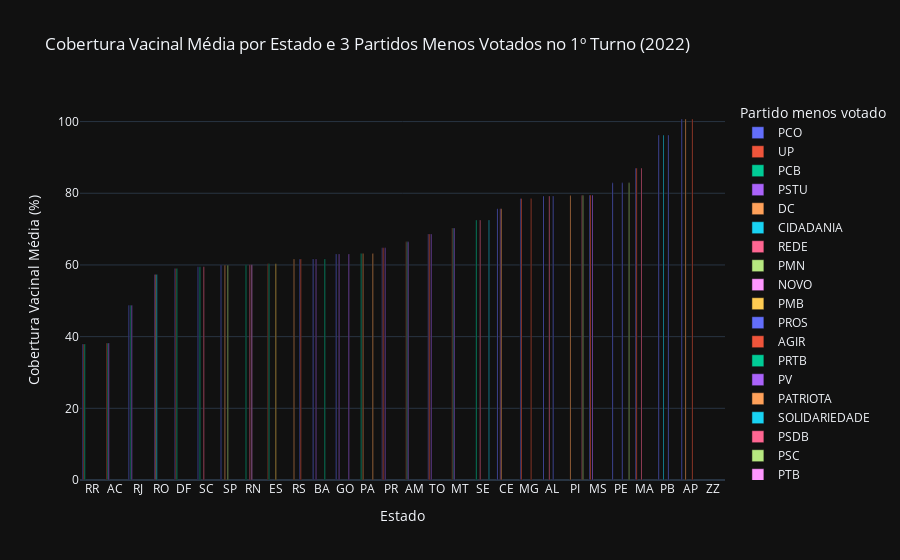

This figure's notebook cell:
### Code cell
# 1. Média de cobertura vacinal por estado
media_vacinal_estado = vacina.groupby('UF')['COBERTURA_VACINAL'].mean().reset_index()
media_vacinal_estado.rename(columns={'COBERTURA_VACINAL': 'media_cobertura_vacinal'}, inplace=True)

# 2. Filtrar apenas 1º turno
votacao_1t = votacao[votacao['TURNO'] == 1]

# 3. Agrupar votos por estado e partido
votos_estado = votacao_1t.groupby(['UF', 'SG_PARTIDO'])['QT_VOTOS_NOMINAIS_VALIDOS'].sum().reset_index()

# 4. Obter os 3 partidos menos votados por estado
votos_estado['rank'] = votos_estado.groupby('UF')['QT_VOTOS_NOMINAIS_VALIDOS'].rank(method='first')
partidos_menos_votados = votos_estado.groupby('UF').apply(lambda x: x.nsmallest(3, 'QT_VOTOS_NOMINAIS_VALIDOS')).reset_index(drop=True)

# 5. Juntar com a média de cobertura vacinal por estado
dados_plot = pd.merge(partidos_menos_votados, media_vacinal_estado, on='UF', how='left')

# 6. Ordenar por cobertura vacinal
dados_plot_sorted = dados_plot.sort_values('media_cobertura_vacinal')

# 7. Gráfico
import plotly.express as px

fig = px.bar(
    dados_plot_sorted,
    x='UF',
    y='media_cobertura_vacinal',
    color='SG_PARTIDO',
    hover_data=['QT_VOTOS_NOMINAIS_VALIDOS'],
    labels={
        'UF': 'Estado',
        'media_cobertura_vacinal': 'Cobertura Vacinal Média (%)',
        'SG_PARTIDO': 'Partido menos votado'
    },
    title='Cobertura Vacinal Média por Estado e 3 Partidos Menos Votados no 1º Turno (2022)',
    barmode='group'  # Mostra os 3 partidos lado a lado por estado
)

fig.update_layout(xaxis={'categoryorder': 'array', 'categoryarray': dados_plot_sorted['UF'].unique()})
fig.show()

### Figure 1 — Plotly figure (JSON) as saved in the notebook; plotly's stock layout.template omitted (floating-point values rounded to 4 significant figures)
{"data": [{"alignmentgroup": "True", "customdata": [[0], [0], [1201], [0], [9901], [0], [56], [5695], [0], [128], [3831], [74], [0], [0], [92], [0], [0]], "hovertemplate": "Partido menos votado=PCO<br>Estado=%{x}<br>Cobertura Vacinal Média (%)=%{y}<br>QT_VOTOS_NOMINAIS_VALIDOS=%{customdata[0]}<extra></extra>", "legendgroup": "PCO", "marker": {"color": "#636efa", "pattern": {"shape": ""}}, "name": "PCO", "offsetgroup": "PCO", "orientation": "v", "showlegend": true, "textposition": "auto", "x": ["RR", "RJ", "DF", "SC", "SP", "BA", "GO", "PR", "TO", "CE", "MG", "AL", "MS", "PE", "MA", "PB", "AP"], "xaxis": "x", "y": [37.98, 48.74, 59.03, 59.51, 59.88, 61.68, 63.03, 64.81, 68.6, 75.71, 78.54, 79.24, 79.48, 82.91, 87.04, 96.25, 100.7], "yaxis": "y", "type": "bar"}, {"alignmentgroup": "True", "customdata": [[59], [64], [3837], [672], [2089], [484], [129], [366], [32257], [350], [630], [319]], "hovertemplate": "Partido menos votado=UP<br>Estado=%{x}<br>Cobertura Vacinal Média (%)=%{y}<br>QT_VOTOS_NOMINAIS_VALIDOS=%{customdata[0]}<extra></extra>", "legendgroup": "UP", "marker": {"color": "#EF553B", "pattern": {"shape": ""}}, "name": "UP", "offsetgroup": "UP", "orientation": "v", "showlegend": true, "textposition": "auto", "x": ["RR", "AC", "DF", "ES", "PR", "AM", "TO", "MT", "MG", "MS", "MA", "ZZ"], "xaxis": "x", "y": [37.98, 38.21, 59.03, 60.34, 64.81, 66.45, 68.6, 70.29, 78.54, 79.48, 87.04, NaN], "yaxis": "y", "type": "bar"}, {"alignmentgroup": "True", "customdata": [[64], [144], [30384], [2049], [1812], [606], [683], [920], [476], [406], [364]], "hovertemplate": "Partido menos votado=PCB<br>Estado=%{x}<br>Cobertura Vacinal Média (%)=%{y}<br>QT_VOTOS_NOMINAIS_VALIDOS=%{customdata[0]}<extra></extra>", "legendgroup": "PCB", "marker": {"color": "#00cc96", "pattern": {"shape": ""}}, "name": "PCB", "offsetgroup": "PCB", "orientation": "v", "showlegend": true, "textposition": "auto", "x": ["RR", "AC", "RJ", "DF", "SC", "RN", "ES", "PA", "AM", "MT", "SE"], "xaxis": "x", "y": [37.98, 38.21, 48.74, 59.03, 59.51, 60.05, 60.34, 63.19, 66.45, 70.29, 72.53], "yaxis": "y", "type": "bar"}, {"alignmentgroup": "True", "customdata": [[77], [36978], [139], [1148], [498], [6305], [393], [90], [250], [2224], [222]], "hovertemplate": "Partido menos votado=PSTU<br>Estado=%{x}<br>Cobertura Vacinal Média (%)=%{y}<br>QT_VOTOS_NOMINAIS_VALIDOS=%{customdata[0]}<extra></extra>", "legendgroup": "PSTU", "marker": {"color": "#ab63fa", "pattern": {"shape": ""}}, "name": "PSTU", "offsetgroup": "PSTU", "orientation": "v", "showlegend": true, "textposition": "auto", "x": ["AC", "RJ", "RO", "BA", "GO", "PR", "AM", "TO", "MT", "CE", "MS"], "xaxis": "x", "y": [38.21, 48.74, 57.35, 61.68, 63.03, 64.81, 66.45, 68.6, 70.29, 75.71, 79.48], "yaxis": "y", "type": "bar"}, {"alignmentgroup": "True", "customdata": [[111], [43782], [4233], [1141], [416], [150], [62], [258]], "hovertemplate": "Partido menos votado=DC<br>Estado=%{x}<br>Cobertura Vacinal Média (%)=%{y}<br>QT_VOTOS_NOMINAIS_VALIDOS=%{customdata[0]}<extra></extra>", "legendgroup": "DC", "marker": {"color": "#FFA15A", "pattern": {"shape": ""}}, "name": "DC", "offsetgroup": "DC", "orientation": "v", "showlegend": true, "textposition": "auto", "x": ["RO", "SP", "RS", "PA", "CE", "PI", "AP", "ZZ"], "xaxis": "x", "y": [57.35, 59.88, 61.65, 63.19, 75.71, 79.34, 100.7, NaN], "yaxis": "y", "type": "bar"}, {"alignmentgroup": "True", "customdata": [[0], [0]], "hovertemplate": "Partido menos votado=CIDADANIA<br>Estado=%{x}<br>Cobertura Vacinal Média (%)=%{y}<br>QT_VOTOS_NOMINAIS_VALIDOS=%{customdata[0]}<extra></extra>", "legendgroup": "CIDADANIA", "marker": {"color": "#19d3f3", "pattern": {"shape": ""}}, "name": "CIDADANIA", "offsetgroup": "CIDADANIA", "orientation": "v", "showlegend": true, "textposition": "auto", "x": ["RO", "PB"], "xaxis": "x", "y": [57.35, 96.25], "yaxis": "y", "type": "bar"}, {"alignmentgroup": "True", "customdata": [[2532], [636], [543], [0], [1998]], "hovertemplate": "Partido menos votado=REDE<br>Estado=%{x}<br>Cobertura Vacinal Média (%)=%{y}<br>QT_VOTOS_NOMINAIS_VALIDOS=%{customdata[0]}<extra></extra>", "legendgroup": "REDE", "marker": {"color": "#FF6692", "pattern": {"shape": ""}}, "name": "REDE", "offsetgroup": "REDE", "orientation": "v", "showlegend": true, "textposition": "auto", "x": ["SC", "RN", "SE", "AL", "MA"], "xaxis": "x", "y": [59.51, 60.05, 72.53, 79.24, 87.04], "yaxis": "y", "type": "bar"}, {"alignmentgroup": "True", "customdata": [[35874]], "hovertemplate": "Partido menos votado=PMN<br>Estado=%{x}<br>Cobertura Vacinal Média (%)=%{y}<br>QT_VOTOS_NOMINAIS_VALIDOS=%{customdata[0]}<extra></extra>", "legendgroup": "PMN", "marker": {"color": "#B6E880", "pattern": {"shape": ""}}, "name": "PMN", "offsetgroup": "PMN", "orientation": "v", "showlegend": true, "textposition": "auto", "x": ["SP"], "xaxis": "x", "y": [59.88], "yaxis": "y", "type": "bar"}, {"alignmentgroup": "True", "customdata": [[2937]], "hovertemplate": "Partido menos votado=NOVO<br>Estado=%{x}<br>Cobertura Vacinal Média (%)=%{y}<br>QT_VOTOS_NOMINAIS_VALIDOS=%{customdata[0]}<extra></extra>", "legendgroup": "NOVO", "marker": {"color": "#FF97FF", "pattern": {"shape": ""}}, "name": "NOVO", "offsetgroup": "NOVO", "orientation": "v", "showlegend": true, "textposition": "auto", "x": ["RN"], "xaxis": "x", "y": [60.05], "yaxis": "y", "type": "bar"}, {"alignmentgroup": "True", "customdata": [[1083]], "hovertemplate": "Partido menos votado=PMB<br>Estado=%{x}<br>Cobertura Vacinal Média (%)=%{y}<br>QT_VOTOS_NOMINAIS_VALIDOS=%{customdata[0]}<extra></extra>", "legendgroup": "PMB", "marker": {"color": "#FECB52", "pattern": {"shape": ""}}, "name": "PMB", "offsetgroup": "PMB", "orientation": "v", "showlegend": true, "textposition": "auto", "x": ["ES"], "xaxis": "x", "y": [60.34], "yaxis": "y", "type": "bar"}, {"alignmentgroup": "True", "customdata": [[778], [0], [690], [305]], "hovertemplate": "Partido menos votado=PROS<br>Estado=%{x}<br>Cobertura Vacinal Média (%)=%{y}<br>QT_VOTOS_NOMINAIS_VALIDOS=%{customdata[0]}<extra></extra>", "legendgroup": "PROS", "marker": {"color": "#636efa", "pattern": {"shape": ""}}, "name": "PROS", "offsetgroup": "PROS", "orientation": "v", "showlegend": true, "textposition": "auto", "x": ["RS", "AL", "PE", "PB"], "xaxis": "x", "y": [61.65, 79.24, 82.91, 96.25], "yaxis": "y", "type": "bar"}, {"alignmentgroup": "True", "customdata": [[106], [5422], [44]], "hovertemplate": "Partido menos votado=AGIR<br>Estado=%{x}<br>Cobertura Vacinal Média (%)=%{y}<br>QT_VOTOS_NOMINAIS_VALIDOS=%{customdata[0]}<extra></extra>", "legendgroup": "AGIR", "marker": {"color": "#EF553B", "pattern": {"shape": ""}}, "name": "AGIR", "offsetgroup": "AGIR", "orientation": "v", "showlegend": true, "textposition": "auto", "x": ["RS", "MG", "AP"], "xaxis": "x", "y": [61.65, 78.54, 100.7], "yaxis": "y", "type": "bar"}, {"alignmentgroup": "True", "customdata": [[7523]], "hovertemplate": "Partido menos votado=PRTB<br>Estado=%{x}<br>Cobertura Vacinal Média (%)=%{y}<br>QT_VOTOS_NOMINAIS_VALIDOS=%{customdata[0]}<extra></extra>", "legendgroup": "PRTB", "marker": {"color": "#00cc96", "pattern": {"shape": ""}}, "name": "PRTB", "offsetgroup": "PRTB", "orientation": "v", "showlegend": true, "textposition": "auto", "x": ["BA"], "xaxis": "x", "y": [61.68], "yaxis": "y", "type": "bar"}, {"alignmentgroup": "True", "customdata": [[2235]], "hovertemplate": "Partido menos votado=PV<br>Estado=%{x}<br>Cobertura Vacinal Média (%)=%{y}<br>QT_VOTOS_NOMINAIS_VALIDOS=%{customdata[0]}<extra></extra>", "legendgroup": "PV", "marker": {"color": "#ab63fa", "pattern": {"shape": ""}}, "name": "PV", "offsetgroup": "PV", "orientation": "v", "showlegend": true, "textposition": "auto", "x": ["GO"], "xaxis": "x", "y": [63.03], "yaxis": "y", "type": "bar"}, {"alignmentgroup": "True", "customdata": [[139]], "hovertemplate": "Partido menos votado=PATRIOTA<br>Estado=%{x}<br>Cobertura Vacinal Média (%)=%{y}<br>QT_VOTOS_NOMINAIS_VALIDOS=%{customdata[0]}<extra></extra>", "legendgroup": "PATRIOTA", "marker": {"color": "#FFA15A", "pattern": {"shape": ""}}, "name": "PATRIOTA", "offsetgroup": "PATRIOTA", "orientation": "v", "showlegend": true, "textposition": "auto", "x": ["PA"], "xaxis": "x", "y": [63.19], "yaxis": "y", "type": "bar"}, {"alignmentgroup": "True", "customdata": [[1613]], "hovertemplate": "Partido menos votado=SOLIDARIEDADE<br>Estado=%{x}<br>Cobertura Vacinal Média (%)=%{y}<br>QT_VOTOS_NOMINAIS_VALIDOS=%{customdata[0]}<extra></extra>", "legendgroup": "SOLIDARIEDADE", "marker": {"color": "#19d3f3", "pattern": {"shape": ""}}, "name": "SOLIDARIEDADE", "offsetgroup": "SOLIDARIEDADE", "orientation": "v", "showlegend": true, "textposition": "auto", "x": ["SE"], "xaxis": "x", "y": [72.53], "yaxis": "y", "type": "bar"}, {"alignmentgroup": "True", "customdata": [[0]], "hovertemplate": "Partido menos votado=PSDB<br>Estado=%{x}<br>Cobertura Vacinal Média (%)=%{y}<br>QT_VOTOS_NOMINAIS_VALIDOS=%{customdata[0]}<extra></extra>", "legendgroup": "PSDB", "marker": {"color": "#FF6692", "pattern": {"shape": ""}}, "name": "PSDB", "offsetgroup": "PSDB", "orientation": "v", "showlegend": true, "textposition": "auto", "x": ["PI"], "xaxis": "x", "y": [79.34], "yaxis": "y", "type": "bar"}, {"alignmentgroup": "True", "customdata": [[0], [5228]], "hovertemplate": "Partido menos votado=PSC<br>Estado=%{x}<br>Cobertura Vacinal Média (%)=%{y}<br>QT_VOTOS_NOMINAIS_VALIDOS=%{customdata[0]}<extra></extra>", "legendgroup": "PSC", "marker": {"color": "#B6E880", "pattern": {"shape": ""}}, "name": "PSC", "offsetgroup": "PSC", "orientation": "v", "showlegend": true, "textposition": "auto", "x": ["PI", "PE"], "xaxis": "x", "y": [79.34, 82.91], "yaxis": "y", "type": "bar"}, {"alignmentgroup": "True", "customdata": [[344]], "hovertemplate": "Partido menos votado=PTB<br>Estado=%{x}<br>Cobertura Vacinal Média (%)=%{y}<br>QT_VOTOS_NOMINAIS_VALIDOS=%{customdata[0]}<extra></extra>", "legendgroup": "PTB", "marker": {"color": "#FF97FF", "pattern": {"shape": ""}}, "name": "PTB", "offsetgroup": "PTB", "orientation": "v", "showlegend": true, "textposition": "auto", "x": ["ZZ"], "xaxis": "x", "y": [NaN], "yaxis": "y", "type": "bar"}], "layout": {"xaxis": {"anchor": "y", "domain": [0.0, 1.0], "title": {"text": "Estado"}, "categoryorder": "array", "categoryarray": ["RR", "AC", "RJ", "RO", "DF", "SC", "SP", "RN", "ES", "RS", "BA", "GO", "PA", "PR", "AM", "TO", "MT", "SE", "CE", "MG", "AL", "PI", "MS", "PE", "MA", "PB", "AP", "ZZ"]}, "yaxis": {"anchor": "x", "domain": [0.0, 1.0], "title": {"text": "Cobertura Vacinal Média (%)"}}, "legend": {"title": {"text": "Partido menos votado"}, "tracegroupgap": 0}, "title": {"text": "Cobertura Vacinal Média por Estado e 3 Partidos Menos Votados no 1º Turno (2022)"}, "barmode": "group"}}
